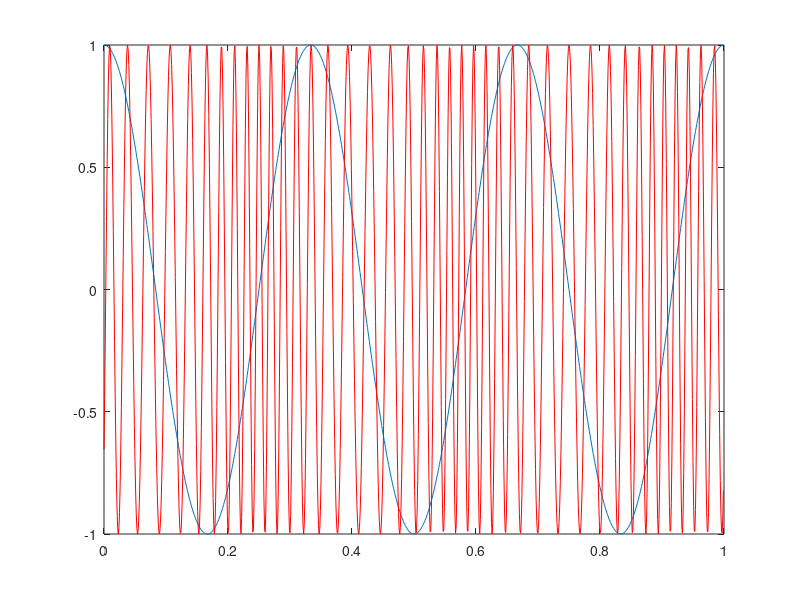

Write the MATLAB code that produced this figure.
% FM signal generation 
t=0:0.001:(1-0.001);
fc = 40;
fm = 3;
delta = 12;
x = cos(2*pi*fm*t);
y = cos(2*pi*fc*t + (delta/fm)*cos(2*pi*fm*t));
plot(t,x,t,y,'r')